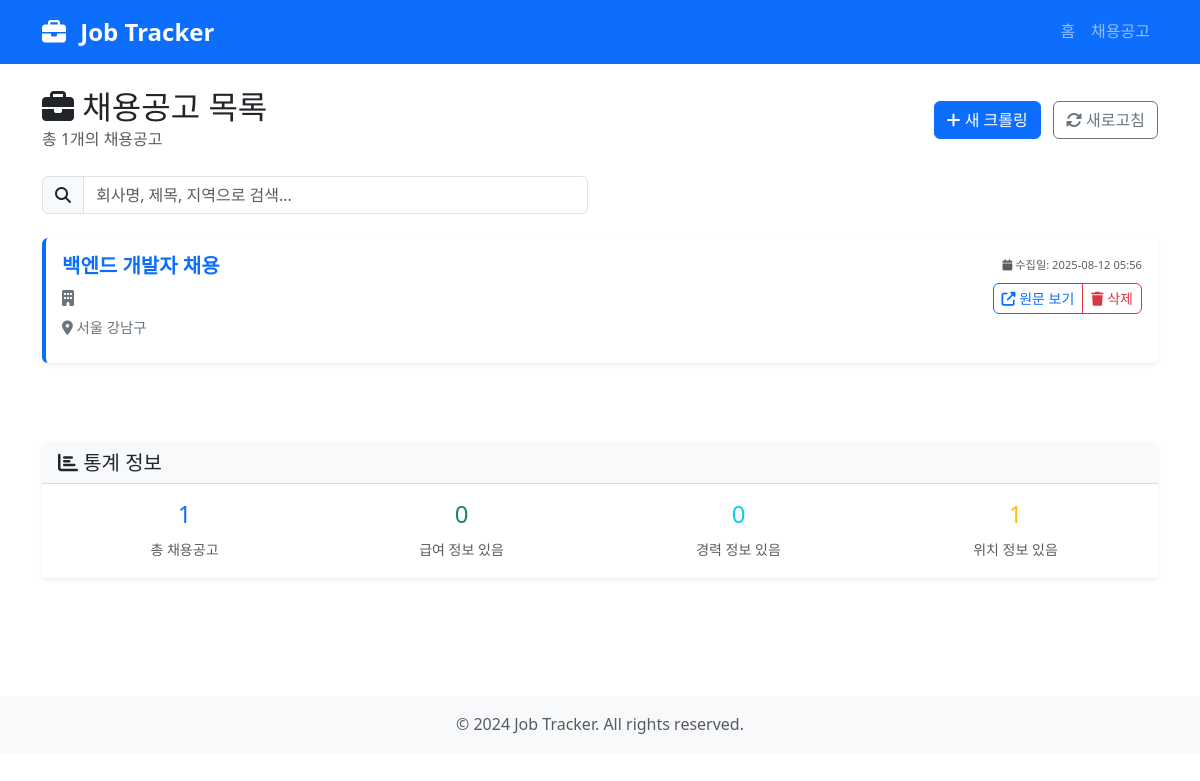
The app's page /jobs, older data.
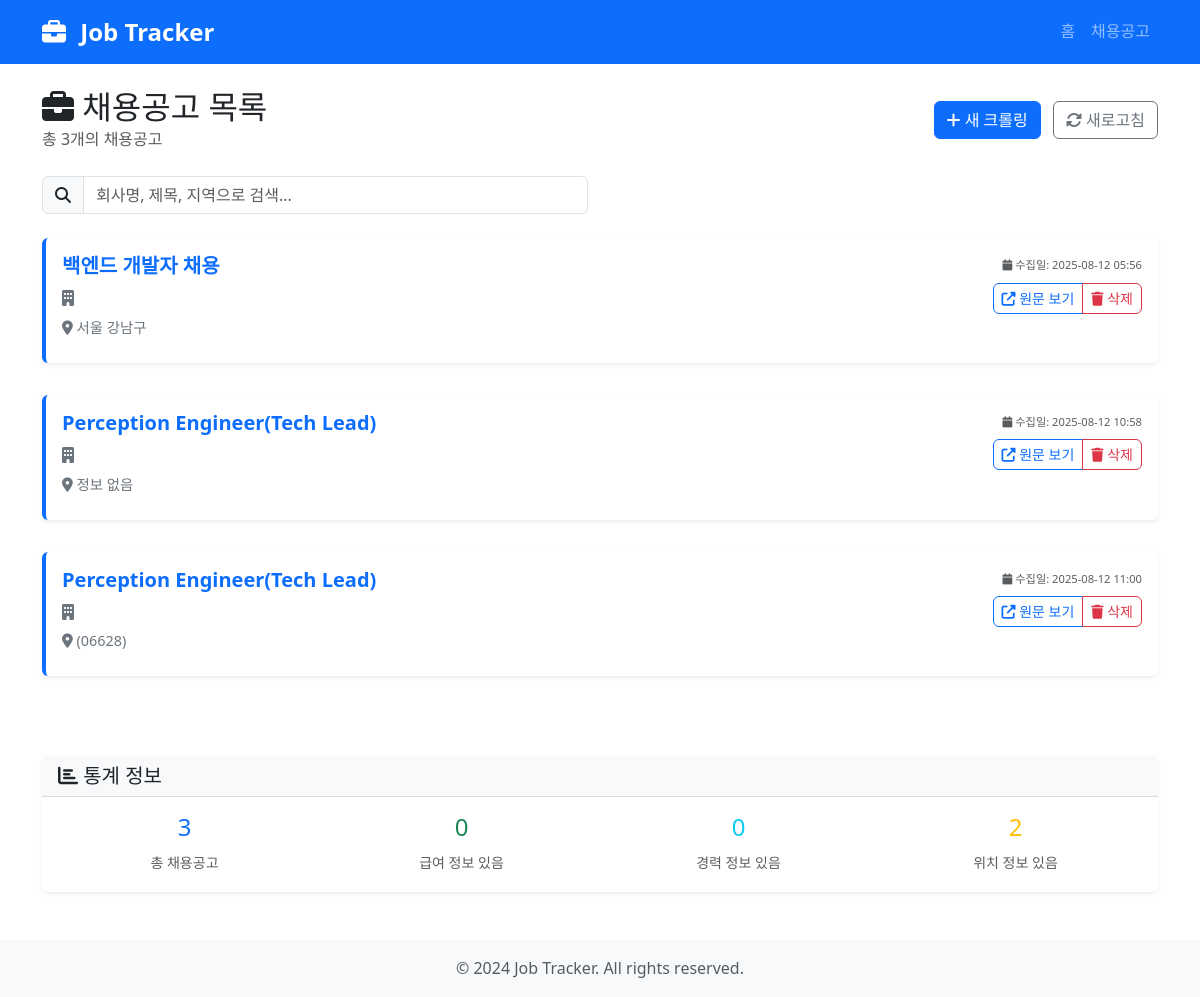
The same page, newer data.
### app/models.py (models this page shows)
class JobPosting(Base):
    __tablename__ = "job_postings"
    id = Column(Integer, primary_key=True, index=True)
    company_name = Column(String(255), nullable=False, index=True)  # 검색 효율성을 위한 인덱스
    title = Column(String(500), nullable=False)
    start_date = Column(String(50))  # 공고 시작일 또는 발견일
    end_date = Column(String(50))    # 공고 마감일
    applicant_count = Column(Integer, default=0)
    requirements = Column(Text)  # 긴 텍스트를 위해 Text 타입 사용
    preferred_qualifications = Column(Text)
    location = Column(String(255))
    url = Column(Text)  # URL은 길 수 있으므로 Text 타입 사용
    salary = Column(String(255))
    employment_type = Column(String(100))   # 정규직, 계약직, 인턴 등
    experience_level = Column(String(100))  # 신입, 경력, 무관 등
    education_level = Column(String(100))   # 학력 요건
    created_at = Column(DateTime(timezone=True), server_default=func.now())  # 레코드 생성 시 자동 설정
    updated_at = Column(DateTime(timezone=True))  # 수동으로 업데이트 필요

### main.py (the view)
@app.get("/jobs", response_class=HTMLResponse)
async def jobs_page(request: Request, skip: int = 0, limit: int = 20, db: Session = Depends(get_db)):
    jobs = get_job_postings(db, skip=skip, limit=limit)
    total_jobs = len(get_job_postings(db, skip=0, limit=1000))  # 전체 개수 확인
    return templates.TemplateResponse("jobs.html", {
        "request": request,
        "jobs": jobs,
        "total_jobs": total_jobs,
        "current_page": skip // limit + 1,
        "total_pages": (total_jobs + limit - 1) // limit,
        "skip": skip,
        "limit": limit
    })

### templates/jobs.html (shortened to what the changed rows need)
{% extends "base.html" %}
{% block content %}
<div class="d-flex justify-content-between align-items-center mb-4">
    <div>
        <h2 class="mb-0">
            <i class="fas fa-briefcase"></i> 채용공고 목록
        </h2>
        <p class="text-muted mb-0">총 {{ total_jobs }}개의 채용공고</p>
    </div>
</div>
{% if jobs %}
    <div class="row">
        {% for job in jobs %}
        <div class="col-12 mb-3">
            <div class="card job-item">
                <div class="card-body">
                    <div class="row">
                        <div class="col-md-8">
                            <h5 class="job-title mb-2">
                                <a href="{{ job.url }}" target="_blank" class="text-decoration-none">
                                    {{ job.title }}
                                </a>
                            </h5>
                            <p class="job-company mb-1">
                                <i class="fas fa-building"></i> {{ job.company }}
                            </p>
                            <p class="job-location mb-2">
                                <i class="fas fa-map-marker-alt"></i> {{ job.location or '정보 없음' }}
                            </p>
                        </div>
                        <div class="col-md-4 text-md-end">
                            <div class="job-meta mb-2">
                                <small class="text-muted">
                                    <i class="fas fa-calendar"></i>
                                    수집일: {{ job.created_at.strftime('%Y-%m-%d %H:%M') if job.created_at else '정보 없음' }}
                                </small>
                            </div>
                            <div class="btn-group" role="group">
                                <a href="{{ job.url }}" target="_blank" class="btn btn-outline-primary btn-sm">
                                    <i class="fas fa-external-link-alt"></i> 원문 보기
                                </a>
                                <button
                                    class="btn btn-outline-danger btn-sm delete-job-btn"
                                    data-job-id="{{ job.id }}"
                                    data-job-title="{{ job.title }}"
                                >
                                    <i class="fas fa-trash"></i> 삭제
                                </button>
                            </div>
                        </div>
                    </div>
                </div>
            </div>
        </div>
        {% endfor %}
    </div>
{% endif %}
{% if jobs %}
<div class="row mt-5">
    <div class="col-12">
        <div class="card">
            <div class="card-header">
                <h5 class="mb-0"><i class="fas fa-chart-bar"></i> 통계 정보</h5>
            </div>
            <div class="card-body">
                <div class="row text-center">
                    <div class="col-md-3">
                        <h4 class="text-primary">{{ total_jobs }}</h4>
                        <small class="text-muted">총 채용공고</small>
                    </div>
                    <div class="col-md-3">
                        <h4 class="text-success">{{ jobs|selectattr("salary")|list|length }}</h4>
                        <small class="text-muted">급여 정보 있음</small>
                    </div>
                    <div class="col-md-3">
                        <h4 class="text-info">{{ jobs|selectattr("experience")|list|length }}</h4>
                        <small class="text-muted">경력 정보 있음</small>
                    </div>
                    <div class="col-md-3">
                        <h4 class="text-warning">{{ jobs|selectattr("location")|list|length }}</h4>
                        <small class="text-muted">위치 정보 있음</small>
                    </div>
                </div>
            </div>
        </div>
    </div>
</div>
{% endif %}
{% endblock %}

Row changes from the older to the newer data that the page shows:
added JobPosting: title "Perception Engineer(Tech Lead)", location "정보 없음", created_at "2025-08-12 10:58"
added JobPosting: title "Perception Engineer(Tech Lead)", location "(06628)", created_at "2025-08-12 11:00"
Text that changed along with them:
{{ total_jobs }}: "1" → "3"
{{ jobs|selectattr("location")|list|length }}: "1" → "2"
